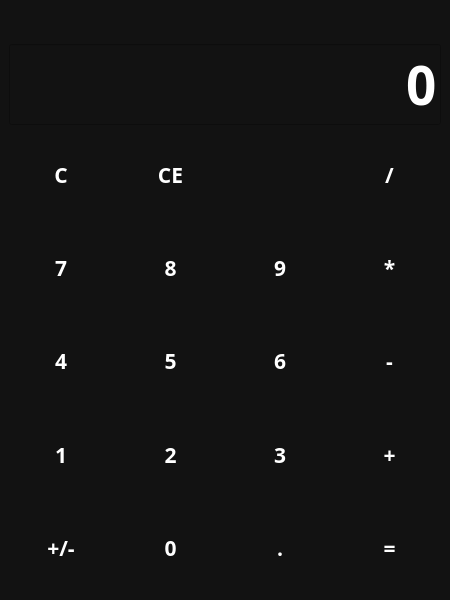
<?xml version="1.0" encoding="UTF-8"?>
<ui version="4.0">
 <class>MainWindow</class>
 <widget class="QMainWindow" name="MainWindow">
  <property name="geometry">
   <rect>
    <x>0</x>
    <y>0</y>
    <width>450</width>
    <height>600</height>
   </rect>
  </property>
  <property name="minimumSize">
   <size>
    <width>350</width>
    <height>500</height>
   </size>
  </property>
  <property name="windowTitle">
   <string>SK Calculator</string>
  </property>
  <property name="windowIcon">
   <iconset resource="files.qrc">
    <normaloff>:/icons/icon_calculate.png</normaloff>:/icons/icon_calculate.png</iconset>
  </property>
  <property name="styleSheet">
   <string notr="true">QWidget {
	color: white;
	background-color: #121212;
	font-family: Rubik;
	font-size: 16pt;
	font-weight: 600
}

QPushButton{
	background-color: transparent;
	border: none;
}

QPushButton:hover {
	background-color: #666
}

QPushButton:pressed {
	background-color: #888
}</string>
  </property>
  <widget class="QWidget" name="centralwidget">
   <layout class="QVBoxLayout" name="verticalLayout">
    <item>
     <widget class="QLabel" name="lbl_temp">
      <property name="sizePolicy">
       <sizepolicy hsizetype="Preferred" vsizetype="Maximum">
        <horstretch>0</horstretch>
        <verstretch>0</verstretch>
       </sizepolicy>
      </property>
      <property name="cursor">
       <cursorShape>ArrowCursor</cursorShape>
      </property>
      <property name="text">
       <string/>
      </property>
      <property name="alignment">
       <set>Qt::AlignRight|Qt::AlignTrailing|Qt::AlignVCenter</set>
      </property>
     </widget>
    </item>
    <item>
     <widget class="QLineEdit" name="le_entry">
      <property name="sizePolicy">
       <sizepolicy hsizetype="Expanding" vsizetype="Maximum">
        <horstretch>0</horstretch>
        <verstretch>0</verstretch>
       </sizepolicy>
      </property>
      <property name="cursor">
       <cursorShape>PointingHandCursor</cursorShape>
      </property>
      <property name="styleSheet">
       <string notr="true">font-size: 40pt;
boreder: none</string>
      </property>
      <property name="text">
       <string>0</string>
      </property>
      <property name="maxLength">
       <number>13</number>
      </property>
      <property name="alignment">
       <set>Qt::AlignRight|Qt::AlignTrailing|Qt::AlignVCenter</set>
      </property>
      <property name="readOnly">
       <bool>true</bool>
      </property>
     </widget>
    </item>
    <item>
     <layout class="QGridLayout" name="Layout_buttons">
      <item row="1" column="2">
       <widget class="QPushButton" name="btn_9">
        <property name="sizePolicy">
         <sizepolicy hsizetype="Minimum" vsizetype="Expanding">
          <horstretch>0</horstretch>
          <verstretch>0</verstretch>
         </sizepolicy>
        </property>
        <property name="cursor">
         <cursorShape>PointingHandCursor</cursorShape>
        </property>
        <property name="text">
         <string>9</string>
        </property>
        <property name="shortcut">
         <string>9</string>
        </property>
       </widget>
      </item>
      <item row="1" column="3">
       <widget class="QPushButton" name="btn_mul">
        <property name="sizePolicy">
         <sizepolicy hsizetype="Minimum" vsizetype="Expanding">
          <horstretch>0</horstretch>
          <verstretch>0</verstretch>
         </sizepolicy>
        </property>
        <property name="cursor">
         <cursorShape>PointingHandCursor</cursorShape>
        </property>
        <property name="text">
         <string>*</string>
        </property>
        <property name="shortcut">
         <string>*</string>
        </property>
       </widget>
      </item>
      <item row="4" column="0">
       <widget class="QPushButton" name="btn_change">
        <property name="sizePolicy">
         <sizepolicy hsizetype="Minimum" vsizetype="Expanding">
          <horstretch>0</horstretch>
          <verstretch>0</verstretch>
         </sizepolicy>
        </property>
        <property name="cursor">
         <cursorShape>PointingHandCursor</cursorShape>
        </property>
        <property name="text">
         <string>+/-</string>
        </property>
       </widget>
      </item>
      <item row="4" column="1">
       <widget class="QPushButton" name="btn_0">
        <property name="sizePolicy">
         <sizepolicy hsizetype="Minimum" vsizetype="Expanding">
          <horstretch>0</horstretch>
          <verstretch>0</verstretch>
         </sizepolicy>
        </property>
        <property name="cursor">
         <cursorShape>PointingHandCursor</cursorShape>
        </property>
        <property name="text">
         <string>0</string>
        </property>
        <property name="shortcut">
         <string>0</string>
        </property>
       </widget>
      </item>
      <item row="2" column="3">
       <widget class="QPushButton" name="btn_minus">
        <property name="sizePolicy">
         <sizepolicy hsizetype="Minimum" vsizetype="Expanding">
          <horstretch>0</horstretch>
          <verstretch>0</verstretch>
         </sizepolicy>
        </property>
        <property name="cursor">
         <cursorShape>PointingHandCursor</cursorShape>
        </property>
        <property name="text">
         <string>-</string>
        </property>
        <property name="shortcut">
         <string>-</string>
        </property>
       </widget>
      </item>
      <item row="3" column="2">
       <widget class="QPushButton" name="btn_3">
        <property name="sizePolicy">
         <sizepolicy hsizetype="Minimum" vsizetype="Expanding">
          <horstretch>0</horstretch>
          <verstretch>0</verstretch>
         </sizepolicy>
        </property>
        <property name="cursor">
         <cursorShape>PointingHandCursor</cursorShape>
        </property>
        <property name="text">
         <string>3</string>
        </property>
        <property name="shortcut">
         <string>3</string>
        </property>
       </widget>
      </item>
      <item row="3" column="3">
       <widget class="QPushButton" name="btn_plus">
        <property name="sizePolicy">
         <sizepolicy hsizetype="Minimum" vsizetype="Expanding">
          <horstretch>0</horstretch>
          <verstretch>0</verstretch>
         </sizepolicy>
        </property>
        <property name="cursor">
         <cursorShape>PointingHandCursor</cursorShape>
        </property>
        <property name="text">
         <string>+</string>
        </property>
        <property name="shortcut">
         <string>+</string>
        </property>
       </widget>
      </item>
      <item row="2" column="1">
       <widget class="QPushButton" name="btn_5">
        <property name="sizePolicy">
         <sizepolicy hsizetype="Minimum" vsizetype="Expanding">
          <horstretch>0</horstretch>
          <verstretch>0</verstretch>
         </sizepolicy>
        </property>
        <property name="cursor">
         <cursorShape>PointingHandCursor</cursorShape>
        </property>
        <property name="text">
         <string>5</string>
        </property>
        <property name="shortcut">
         <string>5</string>
        </property>
       </widget>
      </item>
      <item row="3" column="1">
       <widget class="QPushButton" name="btn_2">
        <property name="sizePolicy">
         <sizepolicy hsizetype="Minimum" vsizetype="Expanding">
          <horstretch>0</horstretch>
          <verstretch>0</verstretch>
         </sizepolicy>
        </property>
        <property name="cursor">
         <cursorShape>PointingHandCursor</cursorShape>
        </property>
        <property name="text">
         <string>2</string>
        </property>
       </widget>
      </item>
      <item row="4" column="2">
       <widget class="QPushButton" name="btn_point">
        <property name="sizePolicy">
         <sizepolicy hsizetype="Minimum" vsizetype="Expanding">
          <horstretch>0</horstretch>
          <verstretch>0</verstretch>
         </sizepolicy>
        </property>
        <property name="cursor">
         <cursorShape>PointingHandCursor</cursorShape>
        </property>
        <property name="text">
         <string>.</string>
        </property>
        <property name="shortcut">
         <string>.</string>
        </property>
       </widget>
      </item>
      <item row="2" column="0">
       <widget class="QPushButton" name="btn_4">
        <property name="sizePolicy">
         <sizepolicy hsizetype="Minimum" vsizetype="Expanding">
          <horstretch>0</horstretch>
          <verstretch>0</verstretch>
         </sizepolicy>
        </property>
        <property name="cursor">
         <cursorShape>PointingHandCursor</cursorShape>
        </property>
        <property name="text">
         <string>4</string>
        </property>
        <property name="shortcut">
         <string>4</string>
        </property>
       </widget>
      </item>
      <item row="1" column="1">
       <widget class="QPushButton" name="btn_8">
        <property name="sizePolicy">
         <sizepolicy hsizetype="Minimum" vsizetype="Expanding">
          <horstretch>0</horstretch>
          <verstretch>0</verstretch>
         </sizepolicy>
        </property>
        <property name="cursor">
         <cursorShape>PointingHandCursor</cursorShape>
        </property>
        <property name="text">
         <string>8</string>
        </property>
        <property name="shortcut">
         <string>8</string>
        </property>
        <property name="checkable">
         <bool>false</bool>
        </property>
       </widget>
      </item>
      <item row="0" column="0">
       <widget class="QPushButton" name="btn_c">
        <property name="sizePolicy">
         <sizepolicy hsizetype="Minimum" vsizetype="Expanding">
          <horstretch>0</horstretch>
          <verstretch>0</verstretch>
         </sizepolicy>
        </property>
        <property name="cursor">
         <cursorShape>PointingHandCursor</cursorShape>
        </property>
        <property name="text">
         <string>C</string>
        </property>
       </widget>
      </item>
      <item row="2" column="2">
       <widget class="QPushButton" name="btn_6">
        <property name="sizePolicy">
         <sizepolicy hsizetype="Minimum" vsizetype="Expanding">
          <horstretch>0</horstretch>
          <verstretch>0</verstretch>
         </sizepolicy>
        </property>
        <property name="cursor">
         <cursorShape>PointingHandCursor</cursorShape>
        </property>
        <property name="text">
         <string>6</string>
        </property>
        <property name="shortcut">
         <string>6</string>
        </property>
       </widget>
      </item>
      <item row="1" column="0">
       <widget class="QPushButton" name="btn_7">
        <property name="sizePolicy">
         <sizepolicy hsizetype="Minimum" vsizetype="Expanding">
          <horstretch>0</horstretch>
          <verstretch>0</verstretch>
         </sizepolicy>
        </property>
        <property name="cursor">
         <cursorShape>PointingHandCursor</cursorShape>
        </property>
        <property name="text">
         <string>7</string>
        </property>
        <property name="shortcut">
         <string>7</string>
        </property>
       </widget>
      </item>
      <item row="3" column="0">
       <widget class="QPushButton" name="btn_1">
        <property name="sizePolicy">
         <sizepolicy hsizetype="Minimum" vsizetype="Expanding">
          <horstretch>0</horstretch>
          <verstretch>0</verstretch>
         </sizepolicy>
        </property>
        <property name="cursor">
         <cursorShape>PointingHandCursor</cursorShape>
        </property>
        <property name="text">
         <string>1</string>
        </property>
        <property name="shortcut">
         <string>1</string>
        </property>
       </widget>
      </item>
      <item row="4" column="3">
       <widget class="QPushButton" name="btn_ans">
        <property name="sizePolicy">
         <sizepolicy hsizetype="Minimum" vsizetype="Expanding">
          <horstretch>0</horstretch>
          <verstretch>0</verstretch>
         </sizepolicy>
        </property>
        <property name="cursor">
         <cursorShape>PointingHandCursor</cursorShape>
        </property>
        <property name="text">
         <string>=</string>
        </property>
        <property name="shortcut">
         <string>=</string>
        </property>
       </widget>
      </item>
      <item row="0" column="2">
       <widget class="QPushButton" name="btn_back">
        <property name="sizePolicy">
         <sizepolicy hsizetype="Minimum" vsizetype="Expanding">
          <horstretch>0</horstretch>
          <verstretch>0</verstretch>
         </sizepolicy>
        </property>
        <property name="cursor">
         <cursorShape>PointingHandCursor</cursorShape>
        </property>
        <property name="text">
         <string/>
        </property>
        <property name="icon">
         <iconset resource="files.qrc">
          <normaloff>:/icons/icob_backspace.png</normaloff>:/icons/icob_backspace.png</iconset>
        </property>
        <property name="iconSize">
         <size>
          <width>32</width>
          <height>32</height>
         </size>
        </property>
        <property name="shortcut">
         <string>Backspace</string>
        </property>
       </widget>
      </item>
      <item row="0" column="3">
       <widget class="QPushButton" name="btn_div">
        <property name="sizePolicy">
         <sizepolicy hsizetype="Minimum" vsizetype="Expanding">
          <horstretch>0</horstretch>
          <verstretch>0</verstretch>
         </sizepolicy>
        </property>
        <property name="cursor">
         <cursorShape>PointingHandCursor</cursorShape>
        </property>
        <property name="text">
         <string>/</string>
        </property>
        <property name="shortcut">
         <string>/</string>
        </property>
       </widget>
      </item>
      <item row="0" column="1">
       <widget class="QPushButton" name="btn_ce">
        <property name="sizePolicy">
         <sizepolicy hsizetype="Minimum" vsizetype="Expanding">
          <horstretch>0</horstretch>
          <verstretch>0</verstretch>
         </sizepolicy>
        </property>
        <property name="cursor">
         <cursorShape>PointingHandCursor</cursorShape>
        </property>
        <property name="text">
         <string>CE</string>
        </property>
        <property name="shortcut">
         <string>Del</string>
        </property>
       </widget>
      </item>
     </layout>
    </item>
   </layout>
  </widget>
 </widget>
 <resources>
  <include location="files.qrc"/>
 </resources>
 <connections/>
</ui>
